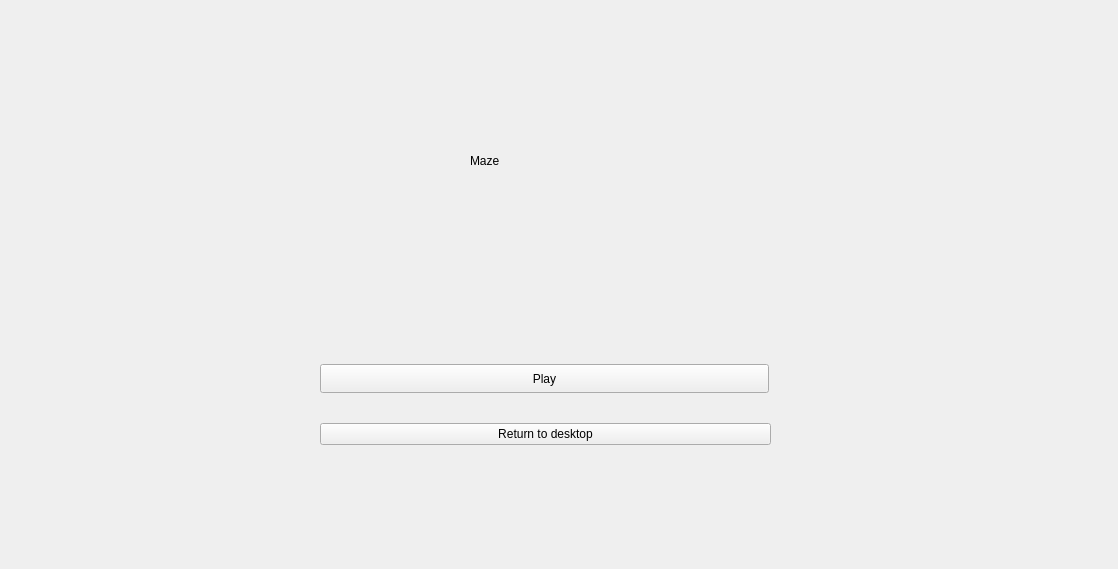
<?xml version="1.0" encoding="UTF-8"?>
<ui version="4.0">
 <class>Maze</class>
 <widget class="QWidget" name="Maze">
  <property name="geometry">
   <rect>
    <x>0</x>
    <y>0</y>
    <width>1118</width>
    <height>569</height>
   </rect>
  </property>
  <property name="windowTitle">
   <string>Maze</string>
  </property>
  <property name="styleSheet">
   <string notr="true"/>
  </property>
  <widget class="QLabel" name="label">
   <property name="geometry">
    <rect>
     <x>470</x>
     <y>60</y>
     <width>181</width>
     <height>201</height>
    </rect>
   </property>
   <property name="styleSheet">
    <string notr="true">font: 36pt &quot;Microsoft YaHei UI&quot;;</string>
   </property>
   <property name="text">
    <string>Maze</string>
   </property>
  </widget>
  <widget class="QWidget" name="layoutWidget">
   <property name="geometry">
    <rect>
     <x>320</x>
     <y>340</y>
     <width>451</width>
     <height>131</height>
    </rect>
   </property>
   <layout class="QVBoxLayout" name="verticalLayout">
    <item>
     <widget class="QPushButton" name="StartGame">
      <property name="minimumSize">
       <size>
        <width>449</width>
        <height>0</height>
       </size>
      </property>
      <property name="maximumSize">
       <size>
        <width>449</width>
        <height>29</height>
       </size>
      </property>
      <property name="text">
       <string>Play</string>
      </property>
     </widget>
    </item>
    <item>
     <widget class="QPushButton" name="Back">
      <property name="text">
       <string>Return to desktop</string>
      </property>
     </widget>
    </item>
   </layout>
  </widget>
 </widget>
 <resources/>
 <connections/>
</ui>
